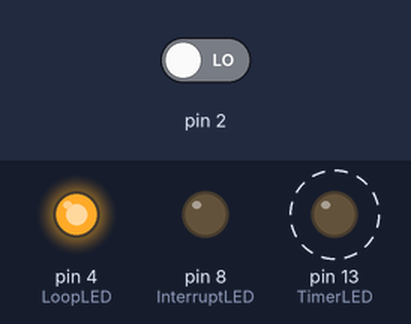
Bench run of a sketch on a simulated Arduino Uno, built with avr-gcc and run on an emulated ATmega328P. Parts: output pins drawn as LEDs (lit = HIGH). Dashed ring = blinking. Inputs (shaded band) come from the test bench; at power-on: pin 2 LOW.

Above: at 1.2 s.
1.3 s: pin 2 driven HIGH
At 1.75 s:
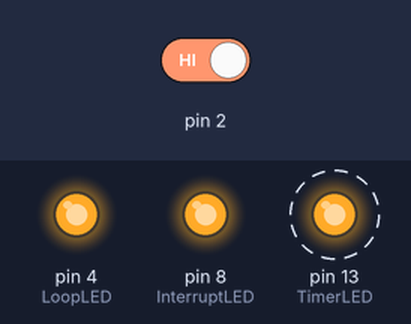
4.3 s: pin 2 driven LOW
At 4.75 s:
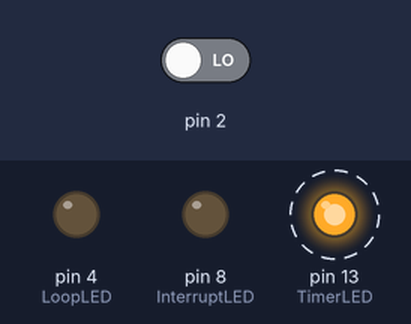
7.3 s: pin 2 driven HIGH
At 7.9 s:
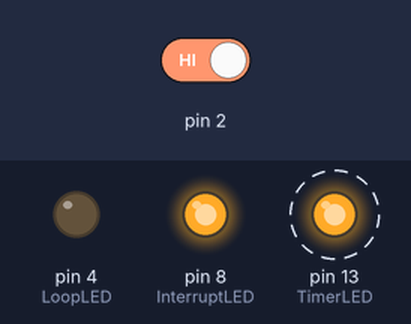
Timing chart, 0 to 16.3 s (numbered marks = the images above; inputs shaded):
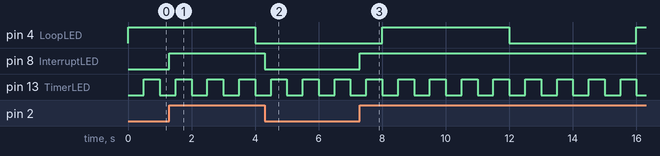

Measured:
- after the input at 1.3 s, pin 8 (InterruptLED): LOW → HIGH at once
- after the input at 4.3 s, pin 8 (InterruptLED): HIGH → LOW at once
- after the input at 7.3 s, pin 8 (InterruptLED): LOW → HIGH at once
- by itself, pin 13 (TimerLED): alternates HIGH for 0.50 s and LOW for 0.50 s

The sketch:

ex3.ino
```cpp
#include <MsTimer2.h>
int TimerLED = 13; //변수 선언
int InterruptLED = 8; //변수 선언
int LoopLED = 4; //변수 선언

volatile int state =LOW; //변수 선언

void flash() {
  static boolean output = HIGH;
  digitalWrite(TimerLED, output);
  output = !output; //flash 함수가 호출 될 때 마다 output상태 반전, HIGH->LOW LOW->HIGH
}

void toggle() {
  state = !state; //toggle함수 호출 때 마다 state 값 반전 HIGH -> LOW, LOW -> HIGH
  digitalWrite(InterruptLED, state);
}

void setup() {
  pinMode(TimerLED, OUTPUT);
  pinMode(InterruptLED, OUTPUT);
  pinMode(LoopLED, OUTPUT);

  attachInterrupt(0, toggle, CHANGE);
  MsTimer2::set(500, flash); //0.5s 간격으로 flash함수 호출
  MsTimer2::start();
}

void loop() { //기본 루프에서 LED 제어
    digitalWrite(LoopLED, HIGH);
    delay(4000);
    digitalWrite(LoopLED, LOW);
    delay(4000);
}
```
